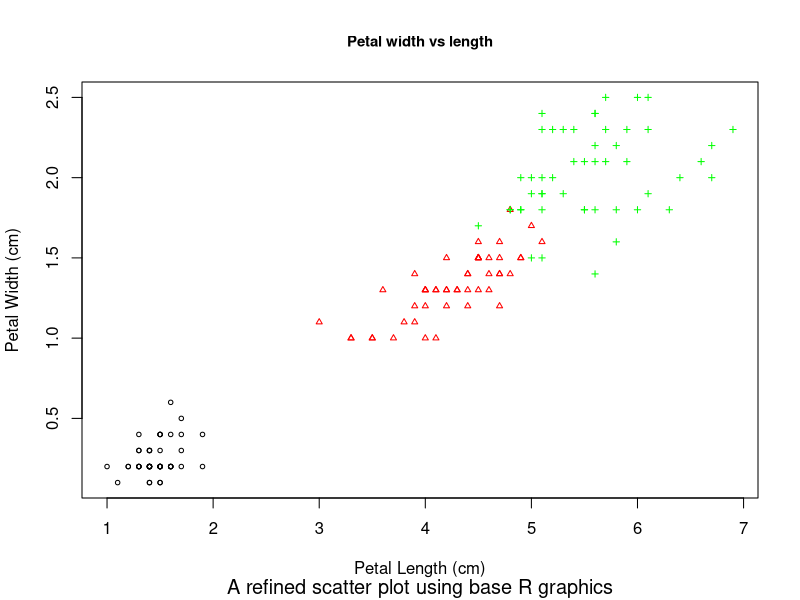
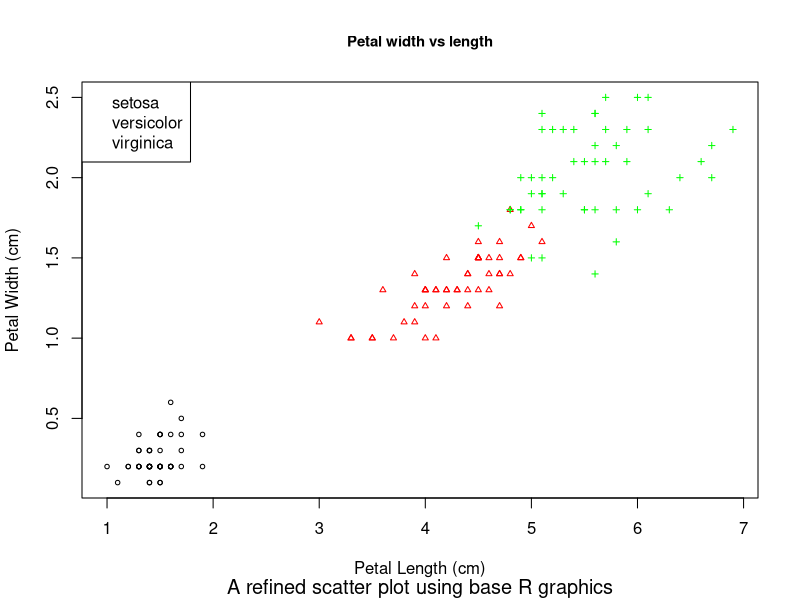
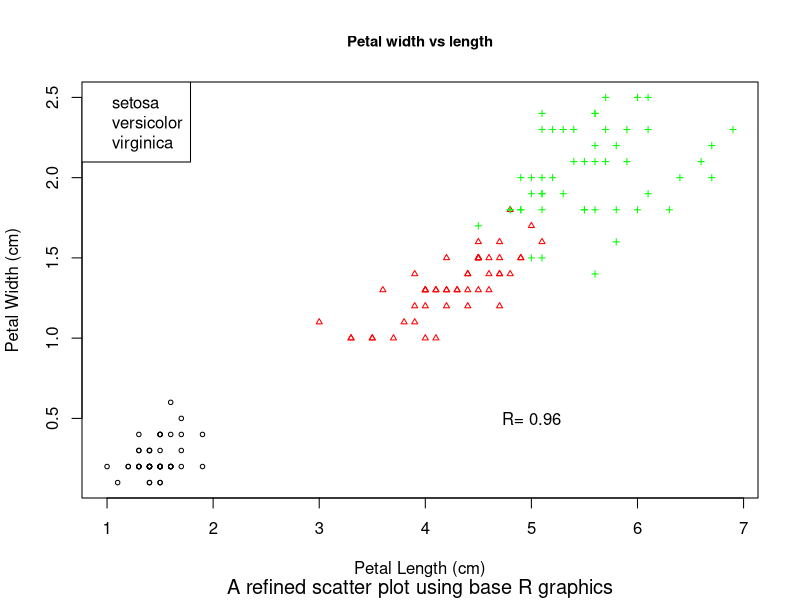
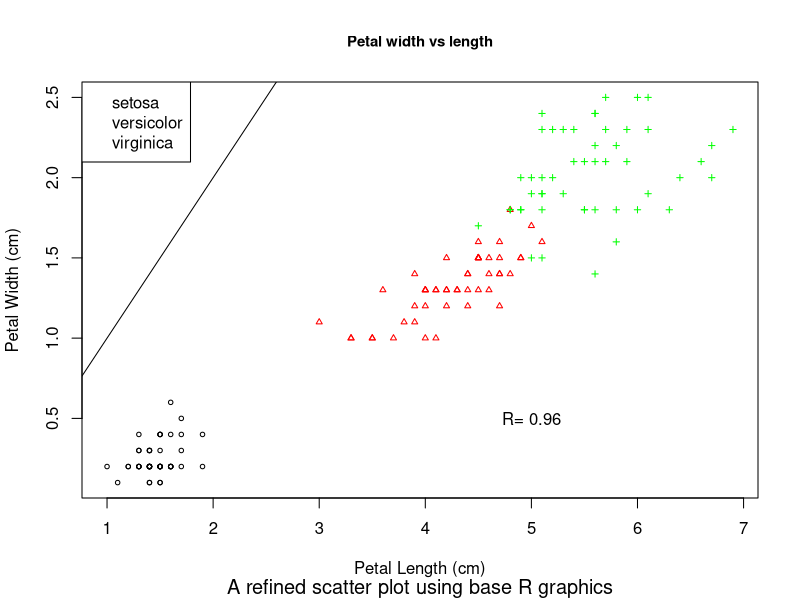

These figures' R source, in order:
## ---- chunk 1
shapes <- c("setosa" = 1, "versicolor" = 2, "virginica" = 3)
## ---- chunk 2
colors <- c("setosa" = "black", "versicolor" = "red", "virginica" = "green")
## ---- chunk 3
plot(iris$Petal.Length, iris$Petal.Width, 
               col = colors[iris$Species], 
               pch = shapes[iris$Species], 
               xlab = "Petal Length (cm)", 
               ylab = "Petal Width (cm)", 
               main = "Petal width vs length",
               sub = "A refined scatter plot using base R graphics",
               cex = 0.6,
               cex.main = 0.9,
               cex.sub = 1.2)
## ---- chunk 4
plot(iris$Petal.Length, iris$Petal.Width, 
               col = colors[iris$Species], 
               pch = shapes[iris$Species], 
               xlab = "Petal Length (cm)", 
               ylab = "Petal Width (cm)", 
               main = "Petal width vs length",
               sub = "A refined scatter plot using base R graphics",
               cex = 0.6,
               cex.main = 0.9,
               cex.sub = 1.2)
legend("topleft", legend=c("setosa", "versicolor", "virginica"), col=c("black","red", "green", pch=12:14))
## ---- chunk 5
plot(iris$Petal.Length, iris$Petal.Width, 
               col = colors[iris$Species], 
               pch = shapes[iris$Species], 
               xlab = "Petal Length (cm)", 
               ylab = "Petal Width (cm)", 
               main = "Petal width vs length",
               sub = "A refined scatter plot using base R graphics",
               cex = 0.6,
               cex.main = 0.9,
               cex.sub = 1.2)
legend("topleft", legend=c("setosa", "versicolor", "virginica"), col=c("black","red", "green", pch=12:14))
text(5,0.5, 'R= 0.96', col='black')
## ---- chunk 6
plot(iris$Petal.Length, iris$Petal.Width, 
               col = colors[iris$Species], 
               pch = shapes[iris$Species], 
               xlab = "Petal Length (cm)", 
               ylab = "Petal Width (cm)", 
               main = "Petal width vs length",
               sub = "A refined scatter plot using base R graphics",
               cex = 0.6,
               cex.main = 0.9,
               cex.sub = 1.2)
legend("topleft", legend=c("setosa", "versicolor", "virginica"), col=c("black","red", "green", pch=12:14))
text(5,0.5, 'R= 0.96', col='black')
abline(a = 0, b = 1)
